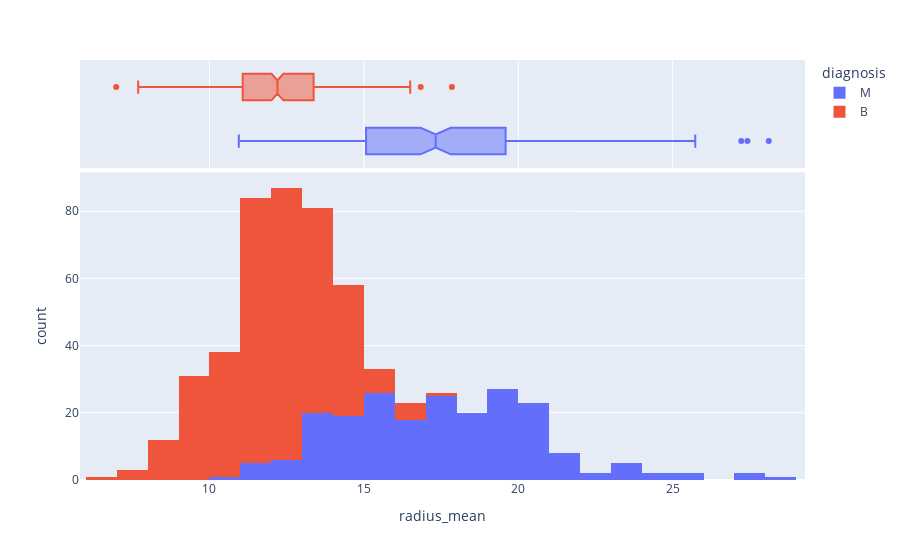

Write notebook code for a chart like this one.
### Markdown cell above
The radius mean has a couple of outliers especially in the higher side.Lets have a look at the distribution

### Code cell
hist_xy_viz(data,"radius_mean","diagnosis")

### Figure 1 — Plotly figure (JSON) as saved in the notebook; plotly's stock layout.template omitted (floating-point values rounded to 4 significant figures; data arrays with more than 128 entries replaced by an {"elided": "..."} marker saying what was removed)
{"data": [{"alignmentgroup": "True", "bingroup": "x", "hovertemplate": "diagnosis=M<br>radius_mean=%{x}<br>count=%{y}<extra></extra>", "legendgroup": "M", "marker": {"color": "#636efa"}, "name": "M", "offsetgroup": "M", "orientation": "v", "showlegend": true, "type": "histogram", "x": {"elided": "212 float values"}, "xaxis": "x", "yaxis": "y"}, {"alignmentgroup": "True", "hovertemplate": "diagnosis=M<br>radius_mean=%{x}<extra></extra>", "legendgroup": "M", "marker": {"color": "#636efa"}, "name": "M", "notched": true, "offsetgroup": "M", "showlegend": false, "type": "box", "x": {"elided": "212 float values"}, "xaxis": "x2", "yaxis": "y2"}, {"alignmentgroup": "True", "bingroup": "x", "hovertemplate": "diagnosis=B<br>radius_mean=%{x}<br>count=%{y}<extra></extra>", "legendgroup": "B", "marker": {"color": "#EF553B"}, "name": "B", "offsetgroup": "B", "orientation": "v", "showlegend": true, "type": "histogram", "x": {"elided": "357 float values"}, "xaxis": "x", "yaxis": "y"}, {"alignmentgroup": "True", "hovertemplate": "diagnosis=B<br>radius_mean=%{x}<extra></extra>", "legendgroup": "B", "marker": {"color": "#EF553B"}, "name": "B", "notched": true, "offsetgroup": "B", "showlegend": false, "type": "box", "x": {"elided": "357 float values"}, "xaxis": "x2", "yaxis": "y2"}], "layout": {"barmode": "relative", "legend": {"title": {"text": "diagnosis"}, "tracegroupgap": 0}, "margin": {"t": 60}, "xaxis": {"anchor": "y", "domain": [0, 1], "title": {"text": "radius_mean"}}, "xaxis2": {"anchor": "y2", "domain": [0, 1], "matches": "x", "showgrid": true, "showticklabels": false}, "yaxis": {"anchor": "x", "domain": [0, 0.7326], "title": {"text": "count"}}, "yaxis2": {"anchor": "x2", "domain": [0.7426, 1], "matches": "y2", "showgrid": false, "showline": false, "showticklabels": false, "ticks": ""}}}
